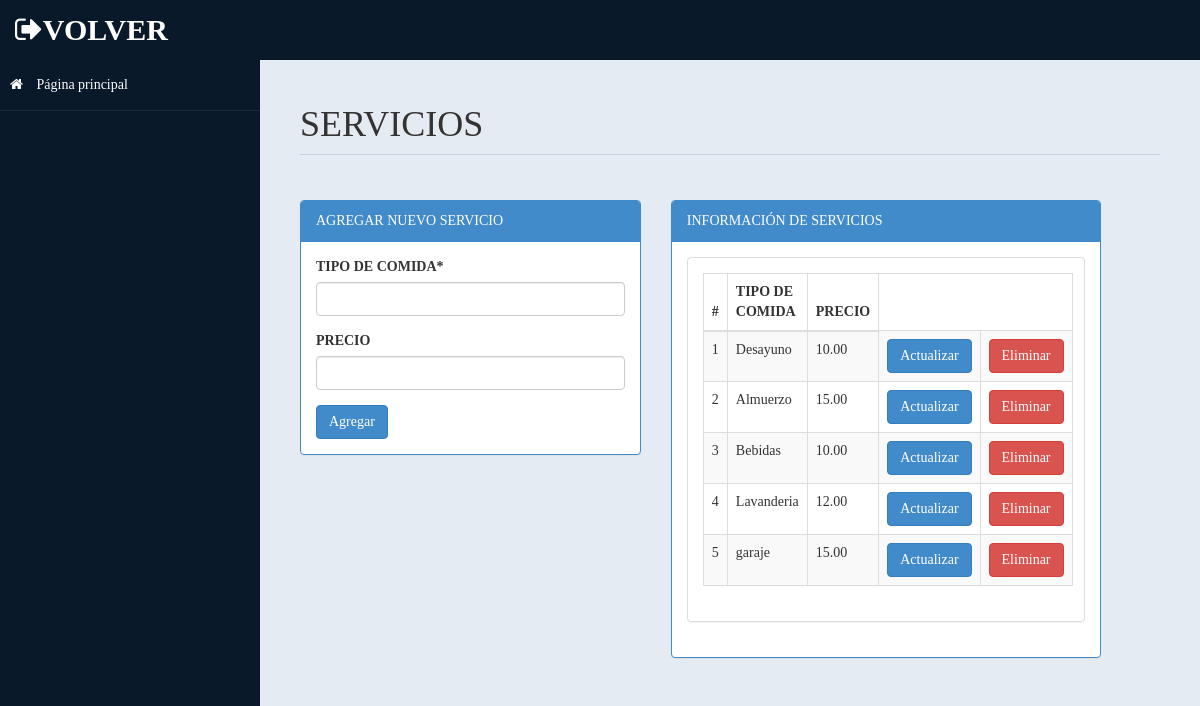
/admin/servicios.php, run on the app's committed database.
### tables this page shows
CREATE TABLE `servicios` (
  `Id` int(11) NOT NULL,
  `Tcomida` varchar(35) NOT NULL,
  `PrecioC` decimal(5,2) NOT NULL
);

### admin/servicios.php (the view, shortened to what this page needs)
<!DOCTYPE html>
<html xmlns="http://www.w3.org/1999/xhtml">
<head>
    <link href="../assets/css/bootstrap.css" rel="stylesheet" />
    <link href="../assets/css/font-awesome.css" rel="stylesheet" />
    <link href="../assets/css/custom-styles.css" rel="stylesheet" />
</head>
<body>
    <div id="wrapper">
        <nav class="navbar navbar-default top-navbar" role="navigation">
            <div class="navbar-header">
                <a class="navbar-brand" href="../index.php"><i class="fa fa-sign-out" ></i>Volver </a>
            </div>
        </nav>
        <nav class="navbar-default navbar-side" role="navigation">
            <div class="sidebar-collapse">
                <ul class="nav" id="main-menu">
                    <li>
                        <a  href="../index.php"><i class="fa fa-home"></i> Página principal</a>
                    </li>
                </ul>
            </div>
        </nav>
        <div id="page-wrapper" >
            <div id="page-inner">
			 <div class="row">
                    <div class="col-md-12">
                        <h1 class="page-header">
                          SERVICIOS <small></small>
                        </h1>
                    </div>
                </div>
            <div class="row">
                <div class="col-md-5 col-sm-5">
                    <div class="panel panel-primary">
                        <div class="panel-heading">
                         AGREGAR NUEVO SERVICIO
                        </div>
                        <div class="panel-body">
						<form name="form" method="post">
                            <div class="form-group">
                                            <label> TIPO DE COMIDA*</label>
                                        <input name="comid" type="text" class="form-control">
                              </div>
								<div class="form-group">
                                <label > PRECIO </label>
                                            <input name="pre" type="text" class="form-control">
                               </div>
							 <input type="submit" name="add" value="Agregar" class="btn btn-primary">
							</form>
							<?php
							   include('../conexion.php');
							?>
                        </div>
                    </div>
                </div>
            <div class="row">
                <div class="col-md-6 col-sm-6">
                    <div class="panel panel-primary">
                        <div class="panel-heading">
                         INFORMACIÓN DE SERVICIOS
                        </div>
                        <div class="panel-body">
                    <div class="panel panel-default">
                        <?php
						   $sql = "SELECT Id , Tcomida , PrecioC from servicios where Tcomida<>'Ninguno'";
                            $re = $con->query($sql);
						?>
                        <div class="panel-body">
                            <div class="table-responsive">
                                <table class="table table-striped table-bordered table-hover" id="dataTables-example">
                                    <thead>
                                        <tr>
                                            <th>#</th>
                                            <th>TIPO DE COMIDA</th>
                                            <th>PRECIO</th>
                                        </tr>
                                    </thead>
                                    <tbody>
									<?php
                                    $i=1;
                                        while ($fila = $re->fetch_assoc()){
                                                 ?>
                                        <tr>
                                            <td><?php echo $i++;?></td>
                                            <td><?php echo $fila['Tcomida']?></td>
                                            <td><?php echo $fila['PrecioC']?></td>
                                             <td><a href="fom_actualizar.php?id=<?php echo $fila['Id']; ?>">  <input type="submit" value="Actualizar" class="btn btn-primary"> </a>    </td>
                                             <td> 	<a href="eliminar.php?id=<?php echo $fila['Id'];    ?>"> <input type="submit" value="Eliminar" class="btn btn-danger"> </a>   </td>
                                        </tr>
                                    <?php }; ?>
                                    </tbody>
                                </table>
                            </div>
                        </div>
                    </div>
                       </div>
                    </div>
                </div>
            </div>
					</div>
            </div>
        </div>
</body>
</html>

### assets/css/custom-styles.css (style rules this page uses)
body { font-family: ‘Palatino Linotype’, ‘Book Antiqua’, Palatino, serif; }
#wrapper { width: 100%; background:#09192A; }
#page-wrapper { padding: 15px 15px; min-height: 600px; background:#E5EBF2; }
#page-inner { width:100%; margin:10px 20px 10px 0px; background-color:transparent; padding:10px; min-height:700px; }
h1, .h1, h2, .h2, h3, .h3 { margin-top: 7px; margin-bottom: -5px; }
.page-header { padding-bottom: 9px; margin: 10px 0 45px; border-bottom: 1px solid #C7D1DD; }
.top-navbar { margin:0px; }
.top-navbar .navbar-brand { color: #fff; width: 260px; text-align: left; height: 60px; font-size: 30px; font-weight: 700; text-transform: uppercase; line-height: 30px; }
.sidebar-collapse , .sidebar-collapse .nav { background:none; }
.sidebar-collapse .nav { padding:0; }
.sidebar-collapse .nav > li > a { color:#fff; background:transparent; text-shadow:none; }
.sidebar-collapse > .nav > li > a { padding:15px 10px; }
.sidebar-collapse > .nav > li { border-bottom: 1px solid rgba(107, 108, 109, 0.19); }
.navbar-side { border:none; background-color: transparent; }
.top-navbar { background:#09192A; border-bottom:none; }
.navbar-default { border:0px solid black; }
.navbar-header { background: #09192A; }
.nav > li > a > i { margin-right:10px; }
@media (min-width:768px) { #page-wrapper { margin: 0 0 0 260px; padding: 15px 30px; min-height: 700px; } }
@media (min-width:768px) { .navbar-side { z-index: 1; position: absolute; width: 260px; } }
@media (min-width:768px) { .navbar { border-radius: 0px; } }

### data on the page
servicios: Tcomida "Desayuno", PrecioC "10.00"
servicios: Tcomida "Almuerzo", PrecioC "15.00"
servicios: Tcomida "Bebidas", PrecioC "10.00"
servicios: Tcomida "Lavanderia", PrecioC "12.00"
servicios: Tcomida "garaje", PrecioC "15.00"
